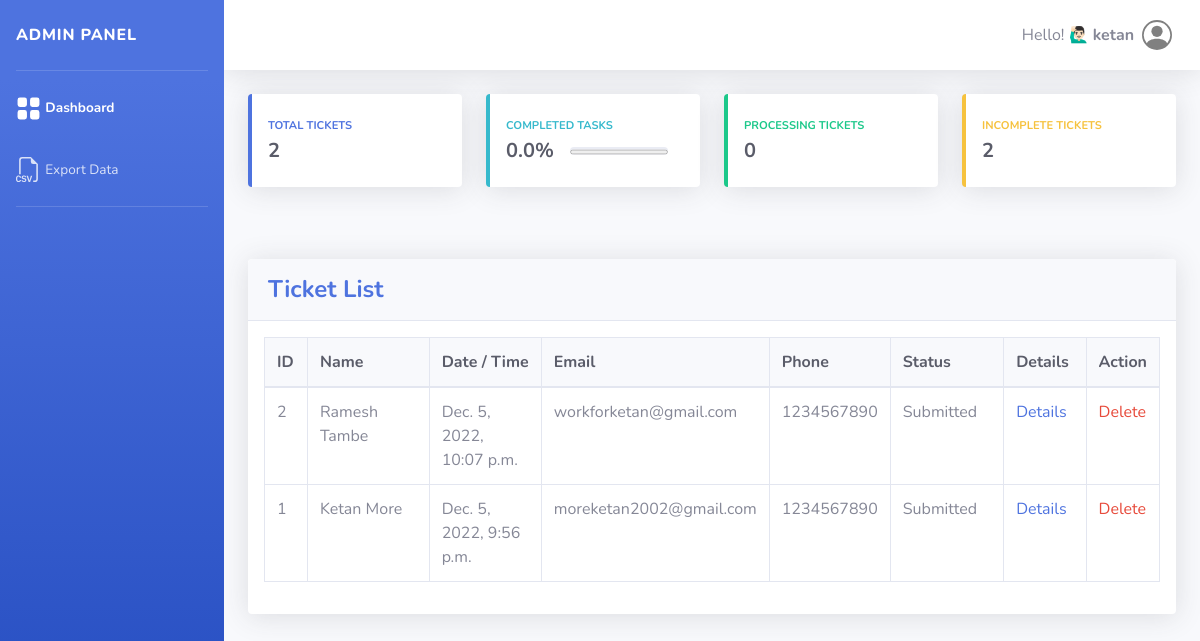
Page /admin_panal/ (signed in) on the committed database.
### orders/models.py (models this page shows, shortened)
class ticket_Orders(models.Model):
    user_name = models.CharField(max_length=300,blank=True,null=True)
    user_id = models.CharField(max_length=300,blank=True,null=True)
    fname = models.CharField(max_length=300,blank=True,null=True)
    lname = models.CharField(max_length=300,blank=True,null=True)
    email = models.CharField(max_length=300,blank=True,null=True)
    Phone_Number = models.CharField(max_length=300,blank=True,null=True)
    Product_Name = models.CharField(max_length=300,blank=True,null=True)
    comment = models.CharField(max_length=300,blank=True,null=True)
    answer = models.CharField(max_length=3000,blank=True,null=True)
    Address= models.CharField(max_length=300,blank=True,null=True)
    status= models.CharField(max_length=300,choices = CHOICES,blank=True,null=True,default="Submitted")
    date = models.DateTimeField(auto_now_add=True,blank=True,null=True)
    engg_username =  models.ForeignKey(settings.AUTH_USER_MODEL, on_delete=models.CASCADE,default=1)

### orders/views.py (the view)
# urls.py: path("admin_panal/",views.admin_panal,name='admin_panal'),
@staff_member_required
def admin_panal(request):
    engg_username = request.user.id
    data=ticket_Orders.objects.filter(engg_username=engg_username)[::-1]
    percentage = (ticket_Orders.objects.filter(status="Completed",engg_username=engg_username).count()/ticket_Orders.objects.all().count())*100
    percentage = round(percentage, 1)
    incomplete = (ticket_Orders.objects.filter(status="Submitted",engg_username=engg_username).count()+ticket_Orders.objects.filter(status="Processing").count())
    total = ticket_Orders.objects.filter(engg_username=engg_username).count()
    progress = ticket_Orders.objects.filter(status="Processing",engg_username=engg_username).count()
    return render(request , 'admin.html',{"data":data, "total": total, "percentage":percentage, "incomplete":incomplete, "progress":progress})

### templates/admin.html (shortened to what this page needs)
{% load static %}
<!DOCTYPE html>
<html lang="en">
<head>
    <link href="{% static 'css/sb-admin-2.min.css' %}" rel="stylesheet">
    <link href="{% static 'adminpanel.css' %}" rel="stylesheet">
    <link href="{% static 'vendor/datatables/dataTables.bootstrap4.min.css' %}" rel="stylesheet">
</head>
<body id="page-top">
    <div id="wrapper">
        <ul class="d-none d-sm-block navbar-nav bg-gradient-primary sidebar sidebar-dark accordion" id="accordionSidebar">
            <a href="" class="sidebar-brand d-flex align-items-center">
                <div class="sidebar-brand-text">Admin Panel</div>
            </a>
            <hr class="sidebar-divider my-0 mb-2">
            <li class="nav-item my-1 active">
                <a class="nav-link link-1" style="cursor: pointer;">
                    <span class="mt-1">Dashboard</span>
                </a>
            </li>
            <li class="nav-item my-1">
                <a class="nav-link link-2" style="cursor: pointer;">
                    <span class="mt-1">Export Data</span></a>
            </li>
            <hr class="sidebar-divider d-none d-md-block mt-2">
        </ul>
        <div id="content-wrapper" class="d-flex flex-column position-relative">
            <div id="content" style="position: relative;">
                <nav class="navbar navbar-expand navbar-light bg-white topbar mb-4 static-top shadow d-flex align-items-center justify-content-between">
                    <ul class="navbar-nav ml-auto">
                        <li class="nav-item dropdown no-arrow">
                            <a class="nav-link dropdown-toggle" href="#" id="userDropdown" role="button"
                                data-toggle="dropdown" aria-haspopup="true" aria-expanded="false">
                                <span class="mr-2 d-none d-lg-inline text-gray-600">Hello! 🙋🏻‍♂️ <b>{{ request.user.username }}</b></span>
                            </a>
                        </li>
                    </ul>
                </nav>
                <div class="page container-fluid main">
                    <div class="row">
                        <div class="col-xl-3 col-md-6 mb-4 category-selection " id="allselection" style="cursor: pointer" >
                            <div class="card border-left-primary shadow h-100 py-2">
                                <div class="card-body">
                                    <div class="row no-gutters align-items-center">
                                        <div class="col mr-2">
                                            <div class="text-xs font-weight-bold text-primary text-uppercase mb-1">
                                                Total Tickets</div>
                                            <div id="totaltickets" class="h5 mb-0 font-weight-bold text-gray-800">{{ total }}</div>
                                        </div>
                                    </div>
                                </div>
                            </div>
                        </div>
                        <div class="col-xl-3 col-md-6 mb-4 category-selection " id="completeselection" style="cursor: pointer" >
                            <div class="card border-left-info shadow h-100 py-2">
                                <div class="card-body">
                                    <div class="row no-gutters align-items-center">
                                        <div class="col mr-2">
                                            <div class="text-xs font-weight-bold text-info text-uppercase mb-1">Completed Tasks
                                            </div>
                                            <div class="row no-gutters align-items-center">
                                                <div class="col-auto">
                                                    <div id="percentage" class="h5 mb-0 mr-3 font-weight-bold text-gray-800">{{percentage}}%</div>
                                                </div>
                                                <div class="col">
                                                    <div class="progress progress-sm mr-2">
                                                        <progress id="percentagebar" style="width: 100%; height: 10px;" max="100" min="0" value="{{percentage}}"></progress>
                                                    </div>
                                                </div>
                                            </div>
                                        </div>
                                    </div>
                                </div>
                            </div>
                        </div>
                        <div class="col-xl-3 col-md-6 mb-4 category-selection " id="progressselection" style="cursor: pointer" >
                            <div class="card border-left-success shadow h-100 py-2">
                                <div class="card-body">
                                    <div class="row no-gutters align-items-center">
                                        <div class="col mr-2">
                                            <div class="text-xs font-weight-bold text-success text-uppercase mb-1">
                                                Processing Tickets</div>
                                            <div id="progress" class="h5 mb-0 font-weight-bold text-gray-800">{{ progress }}</div>
                                        </div>
                                    </div>
                                </div>
                            </div>
                        </div>
                        <div class="col-xl-3 col-md-6 mb-4 category-selection " id="incompleteselection" style="cursor: pointer" >
                            <div class="card border-left-warning shadow h-100 py-2">
                                <div class="card-body">
                                    <div class="row no-gutters align-items-center">
                                        <div class="col mr-2">
                                            <div class="text-xs font-weight-bold text-warning text-uppercase mb-1">
                                                Incomplete Tickets</div>
                                            <div id="incomplete" class="h5 mb-0 font-weight-bold text-gray-800">{{ incomplete }}</div>
                                        </div>
                                    </div>
                                </div>
                            </div>
                        </div>
                    </div>
                    <div class="my-5">
                        <div class="card shadow mb-4 ">
                            <div class="card-header py-3 d-flex align-items-center justify-content-between">
                                <h4 class="text-left m-0 font-weight-bold text-primary">Ticket List</h4>
                            </div>
                            <div class="card-body">
                                <div class="table-responsive">
                                    <table class="table table-bordered" id="dataTable" width="100%" cellspacing="0">
                                        <thead>
                                            <tr class="bg-gray-100">
                                                <th class="text-dark" width="5%">ID</th>
                                                <th class="text-dark" width="20%">Name</th>
                                                <th class="text-dark" width="20%">Date / Time</th>
                                                <th class="text-dark" width="12%">Email</th>
                                                <th class="text-dark" width="12%">Phone</th>
                                                <th class="text-dark" width="15%">Status</th>
                                                <th class="text-dark" width="10%">Details</th>
                                                <th class="text-dark" width="10%">Action</th>
                                            </tr>
                                        </thead>
                                        <tbody id="agreement-table">
                                            {% for element in data %}
                                                <tr>
                                                    <td>{{element.id}}</td>
                                                    <td>{{element.fname}} {{element.lname}}</td>
                                                    <td>{{element.date}}</td>
                                                    <td>{{element.email}}</td>
                                                    <td>{{element.Phone_Number}}</td>
                                                    <td>{{element.status}}</td>
                                                    <td class="page-detail text-primary" style="cursor:pointer;" onclick="detail_page_info({{element.pk}})">Details</td>
                                                    <td class="page-detail text-danger" style="cursor:pointer;" onclick="delete_agreement(this, {{element.pk}})">Delete</td>
                                                </tr>
                                            {% endfor %}
                                        </tbody>
                                    </table>
                                </div>
                            </div>
                        </div>
                    </div>
                </div>
            </div>
        </div>
    </div>
</body>
</html>

### static/adminpanel.css (style rules this page uses)
body { margin-top:0; padding: 0; color: #1a202c; text-align: left; background-color: #e2e8f0; }
.card { box-shadow: 0 1px 3px 0 rgba(0,0,0,.1), 0 1px 2px 0 rgba(0,0,0,.06); }
.card { position: relative; display: flex; flex-direction: column; min-width: 0; word-wrap: break-word; background-color: #fff; background-clip: border-box; border: 0 solid rgba(0,0,0,.125); border-radius: .25rem; }
.card-body { flex: 1 1 auto; min-height: 1px; padding: 1rem; }
.h-100 { height: 100%!important; }

### rows in the picture
ticket_Orders: id "2", fname "Ramesh", lname "Tambe", date "Dec. 5, 2022, 10:07 p.m.", email "workforketan@gmail.com", Phone_Number "1234567890", status "Submitted"
ticket_Orders: id "1", fname "Ketan", lname "More", date "Dec. 5, 2022, 9:56 p.m.", email "moreketan2002@gmail.com", Phone_Number "1234567890", status "Submitted"

### other values in the picture
{{ request.user.username }} "ketan"
{{ total }} "2"
{{ percentage }} "0.0"
{{ progress }} "0"
{{ incomplete }} "2"
